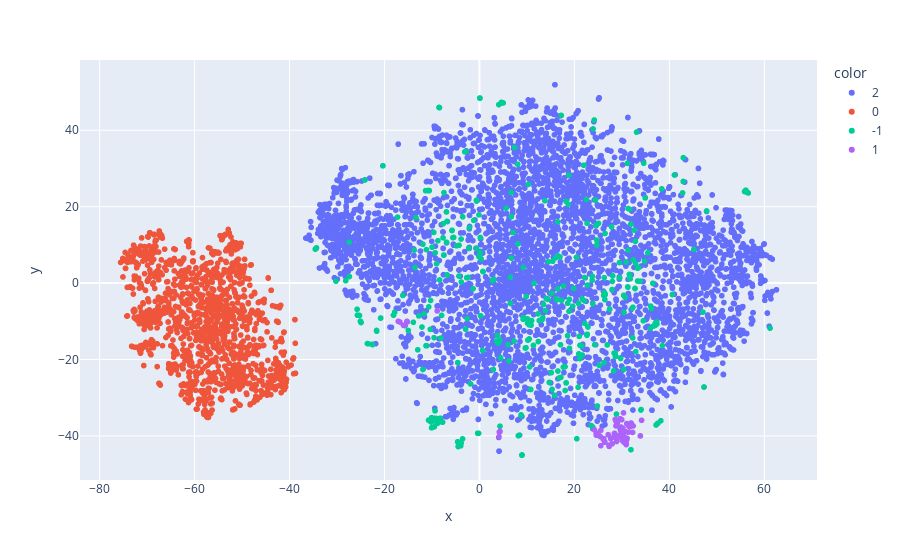

The notebook cell this image was saved under:
### Code cell
import plotly.express as px

fig = px.scatter(
    x=embeddings_tsne[:, 0],
    y=embeddings_tsne[:, 1],
    color=clusterer.labels_.astype(str),
)

fig.show()

### Figure 1 — Plotly figure (JSON) as saved in the notebook; plotly's stock layout.template omitted (floating-point values rounded to 4 significant figures; data arrays with more than 128 entries replaced by an {"elided": "..."} marker saying what was removed)
{"data": [{"hovertemplate": "color=2<br>x=%{x}<br>y=%{y}<extra></extra>", "legendgroup": "2", "marker": {"color": "#636efa", "symbol": "circle"}, "mode": "markers", "name": "2", "showlegend": true, "type": "scattergl", "x": {"elided": "5011 float values"}, "xaxis": "x", "y": {"elided": "5011 float values"}, "yaxis": "y"}, {"hovertemplate": "color=0<br>x=%{x}<br>y=%{y}<extra></extra>", "legendgroup": "0", "marker": {"color": "#EF553B", "symbol": "circle"}, "mode": "markers", "name": "0", "showlegend": true, "type": "scattergl", "x": {"elided": "1378 float values"}, "xaxis": "x", "y": {"elided": "1378 float values"}, "yaxis": "y"}, {"hovertemplate": "color=-1<br>x=%{x}<br>y=%{y}<extra></extra>", "legendgroup": "-1", "marker": {"color": "#00cc96", "symbol": "circle"}, "mode": "markers", "name": "-1", "showlegend": true, "type": "scattergl", "x": {"elided": "413 float values"}, "xaxis": "x", "y": {"elided": "413 float values"}, "yaxis": "y"}, {"hovertemplate": "color=1<br>x=%{x}<br>y=%{y}<extra></extra>", "legendgroup": "1", "marker": {"color": "#ab63fa", "symbol": "circle"}, "mode": "markers", "name": "1", "showlegend": true, "type": "scattergl", "x": [-8.896, 31.09, 28.93, 28.61, 29.66, 30.79, -15.99, 25.06, 28.88, 29.79, 4.298, 29.67, 33.89, 32.37, 30.64, 29.69, 30.34, 27.29, 29.01, 24.96, -17.1, 31.71, 26.41, 30.77, 27.64, 32.26, 25.45, 30.9, 25.02, 30.41, 29.49, -15.21, -15.27, 29.97, 30.08, 29.64, -15.71, 31.03, 29.82, 28.76, 30.22, 29.3, 31.04, 30.5, 4.333, 4.177, 30.8, 31.17, 24.64, 29.92, 27.34, 25.56, 27.94, 26.2, 31.94, 26.08, 33.89, 24.59, 24.88, 31.46, 31.37, 28.76, 29.9, 30.92, 24.82, 27.31, 26.4, 24.6, 30.51, 24.22, 25.55, 30.89, 28.43, -16.76, 34.15, 4.226, -15.19, 28.19, 24.75, 26.4, 29.65, 4.116, 28.48, 27.12, 30.43, 27.32], "xaxis": "x", "y": [-7.293, -40.63, -36.06, -35.71, -39.85, -41.74, -11.07, -39.76, -41.47, -38.76, -38.85, -39.85, -40.01, -37.4, -41.78, -35.74, -33.98, -42.43, -36.63, -39.77, -10.03, -37.58, -41.58, -38.9, -40.73, -39.1, -40.18, -42.03, -39.87, -41.64, -39.91, -10.09, -10.02, -35.75, -41.17, -39.8, -11.01, -36.78, -37.69, -37.4, -38.01, -40.29, -40.97, -41.28, -38.84, -39.0, -42.03, -36.95, -39.28, -38.27, -42.63, -42.56, -42.08, -40.72, -36.64, -40.9, -40.01, -39.79, -39.71, -37.46, -39.02, -36.19, -38.56, -42.28, -39.81, -42.76, -41.62, -39.48, -40.27, -38.41, -38.57, -41.98, -39.37, -10.2, -35.92, -38.97, -10.16, -40.39, -39.68, -41.62, -35.51, -40.24, -39.35, -39.68, -39.03, -42.55], "yaxis": "y"}], "layout": {"legend": {"title": {"text": "color"}, "tracegroupgap": 0}, "margin": {"t": 60}, "xaxis": {"anchor": "y", "domain": [0, 1], "title": {"text": "x"}}, "yaxis": {"anchor": "x", "domain": [0, 1], "title": {"text": "y"}}}}
